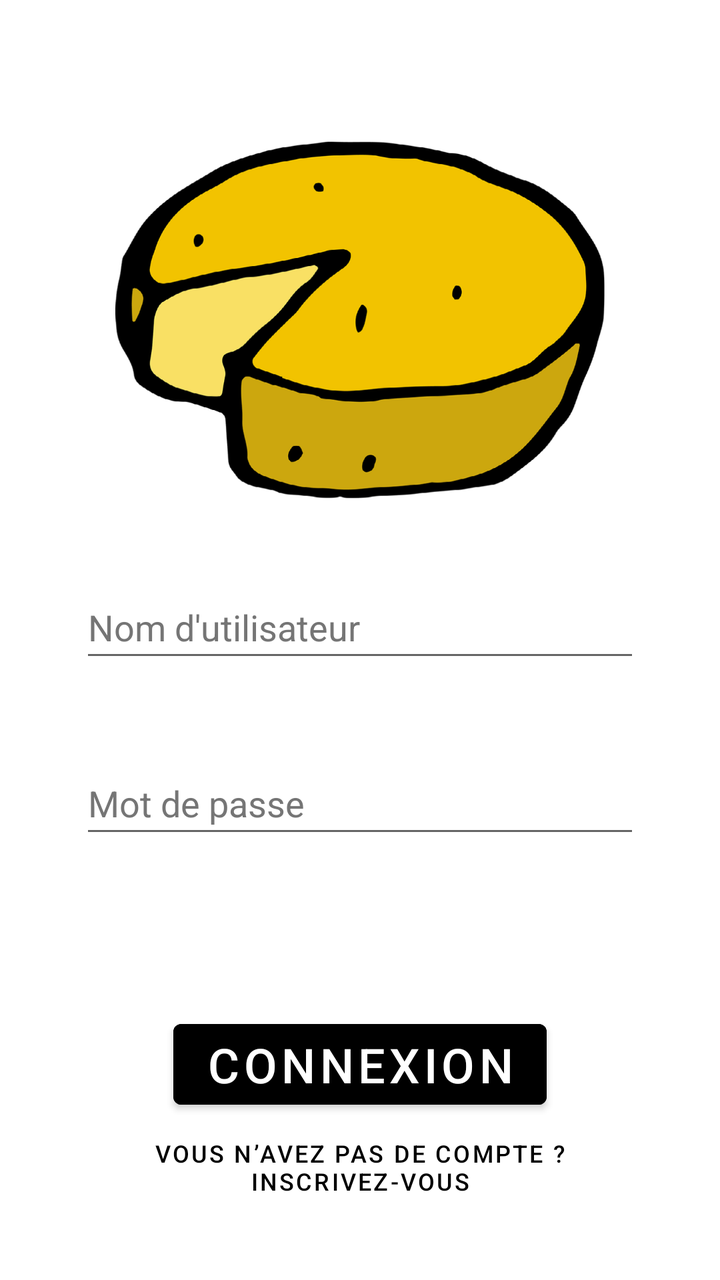
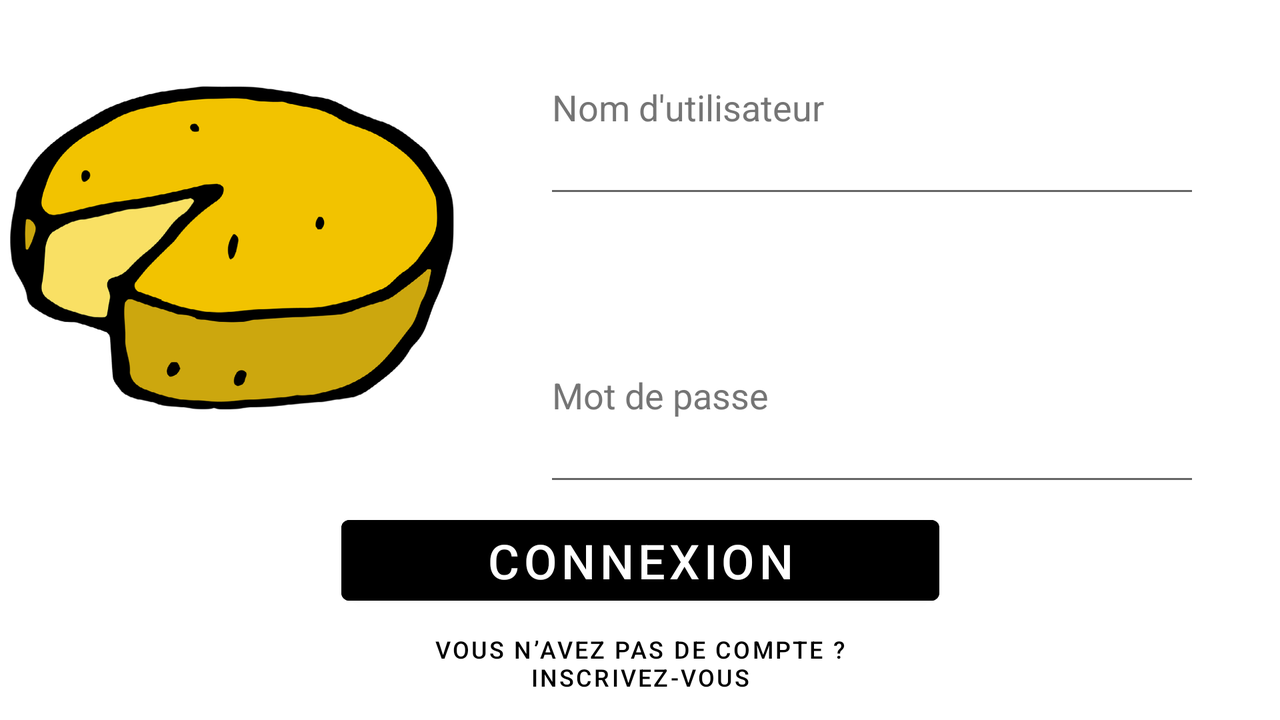

Compare how this app lays out the same screen by default and in its alternative resource folder. The renders come first, then the two layout files and the values they reference.
<!-- AndroidManifest.xml: application theme Theme.TP1mobile -->
<!-- res/layout/activity_connexion.xml -->
<?xml version="1.0" encoding="utf-8"?>
<androidx.constraintlayout.widget.ConstraintLayout xmlns:android="http://schemas.android.com/apk/res/android"
    xmlns:app="http://schemas.android.com/apk/res-auto"
    xmlns:tools="http://schemas.android.com/tools"
    android:layout_width="match_parent"
    android:layout_height="match_parent"
    tools:context=".ConnexionActivity">

    <ImageView
        android:id="@+id/img_logo"
        android:layout_width="0dp"
        android:layout_height="0dp"
        app:layout_constraintBottom_toTopOf="@+id/guideline8"
        app:layout_constraintEnd_toEndOf="parent"
        app:layout_constraintHorizontal_bias="1.0"
        app:layout_constraintStart_toStartOf="parent"
        app:layout_constraintTop_toTopOf="@+id/guideline6"
        app:srcCompat="@drawable/logo_framage"
        tools:src="@drawable/logo_framage"
        tools:srcCompat="@drawable/logo_framage" />

    <androidx.constraintlayout.widget.Guideline
        android:id="@+id/guideline8"
        android:layout_width="wrap_content"
        android:layout_height="wrap_content"
        android:orientation="horizontal"
        app:layout_constraintGuide_percent="0.45" />

    <LinearLayout
        android:id="@+id/linearLayout"
        android:layout_width="0dp"
        android:layout_height="wrap_content"
        android:orientation="vertical"
        android:paddingLeft="40dp"
        android:paddingRight="40dp"
        app:layout_constraintEnd_toEndOf="parent"
        app:layout_constraintStart_toStartOf="parent"
        app:layout_constraintTop_toBottomOf="@+id/img_logo">

        <EditText
            android:id="@+id/login_username"
            android:layout_width="match_parent"
            android:layout_height="wrap_content"
            android:layout_marginBottom="10dp"
            android:layout_weight="1"
            android:ems="10"
            android:hint="@string/login_username_hint"
            android:inputType="textEmailAddress"
            android:minHeight="48dp"
            android:textColorHint="#757575"
            android:importantForAutofill="no" />

        <EditText
            android:id="@+id/login_password"
            android:layout_width="match_parent"
            android:layout_height="wrap_content"
            android:layout_marginTop="30dp"
            android:layout_weight="1"
            android:ems="10"
            android:hint="@string/login_password_hint"
            android:inputType="textPassword"
            android:minHeight="48dp"
            android:textColorHint="#757575"
            android:importantForAutofill="no" />
    </LinearLayout>

    <Button
        android:id="@+id/btn_connexion"
        android:layout_width="wrap_content"
        android:layout_height="wrap_content"
        android:backgroundTint="@color/black"
        android:onClick="onClickConnexion"
        android:text="@string/login_connexion"
        android:textSize="24sp"
        app:layout_constraintBottom_toBottomOf="parent"
        app:layout_constraintEnd_toEndOf="parent"
        app:layout_constraintStart_toStartOf="parent"
        app:layout_constraintTop_toBottomOf="@+id/linearLayout" />

    <androidx.constraintlayout.widget.Guideline
        android:id="@+id/guideline6"
        android:layout_width="wrap_content"
        android:layout_height="wrap_content"
        android:orientation="horizontal"
        app:layout_constraintGuide_percent="0.05" />

    <Button
        android:id="@+id/button"
        android:layout_width="299dp"
        android:layout_height="48dp"
        android:background="#00FFFFFF"
        android:backgroundTint="#00FFFFFF"
        android:onClick="onClickInscription"
        android:text="@string/login_inscription"
        android:textColor="#000000"
        android:textSize="12sp"
        app:layout_constraintEnd_toEndOf="parent"
        app:layout_constraintStart_toStartOf="parent"
        app:layout_constraintTop_toBottomOf="@+id/btn_connexion" />

</androidx.constraintlayout.widget.ConstraintLayout>
<!-- resources referenced by this layout -->
<resources>
  <!-- drawable logo_framage: png bitmap (drawable, 151544 bytes) -->
  <string name="login_connexion">Connexion</string>
  <string name="login_inscription">Vous n’avez pas de compte ? Inscrivez-vous</string>
      // Page d'inscription
  <string name="login_password_hint">Mot de passe</string>
  <string name="login_username_hint">Nom d\'utilisateur</string>
  <style name="Theme.TP1mobile" parent="Theme.MaterialComponents.DayNight.NoActionBar">
          
          <item name="colorPrimary">@color/purple_500</item>
          <item name="colorPrimaryVariant">@color/purple_700</item>
          <item name="colorOnPrimary">@color/white</item>
          
          <item name="colorSecondary">@color/teal_200</item>
          <item name="colorSecondaryVariant">@color/teal_700</item>
          <item name="colorOnSecondary">@color/black</item>
          
          <item name="android:statusBarColor" tools:targetApi="l">?attr/colorPrimaryVariant</item>
          
      </style>
</resources>
<!-- res/layout-land/activity_connexion.xml (the repository's variant of the layout above) -->
<!-- drawn on the phone turned sideways -->
<?xml version="1.0" encoding="utf-8"?>
<androidx.constraintlayout.widget.ConstraintLayout xmlns:android="http://schemas.android.com/apk/res/android"
    xmlns:app="http://schemas.android.com/apk/res-auto"
    xmlns:tools="http://schemas.android.com/tools"
    android:layout_width="match_parent"
    android:layout_height="match_parent"
    tools:context=".Activities.ConnexionActivity"
    tools:ignore="MissingDefaultResource">

    <androidx.constraintlayout.widget.Guideline
        android:id="@+id/guideline11"
        android:layout_width="match_parent"
        android:layout_height="wrap_content"
        android:orientation="vertical"
        app:layout_constraintGuide_begin="235dp" />

    <LinearLayout
        android:id="@+id/linearLayout3"
        android:layout_width="0dp"
        android:layout_height="0dp"
        android:orientation="horizontal"
        app:layout_constraintBottom_toTopOf="@+id/guideline12"
        app:layout_constraintEnd_toEndOf="parent"
        app:layout_constraintStart_toStartOf="parent"
        app:layout_constraintTop_toTopOf="parent">

        <ImageView
            android:id="@+id/img_logo"
            android:layout_width="232dp"
            android:layout_height="match_parent"
            app:srcCompat="@drawable/logo_framage"
            tools:src="@drawable/logo_framage"
            tools:srcCompat="@drawable/logo_framage" />

        <LinearLayout
            android:id="@+id/linearLayout"
            android:layout_width="match_parent"
            android:layout_height="match_parent"
            android:orientation="vertical"
            android:paddingLeft="40dp"
            android:paddingRight="40dp">

            <EditText
                android:id="@+id/login_username"
                android:layout_width="match_parent"
                android:layout_height="wrap_content"
                android:layout_marginBottom="10dp"
                android:layout_weight="1"
                android:ems="10"
                android:hint="@string/login_username_hint"
                android:importantForAutofill="no"
                android:inputType="textEmailAddress"
                android:minHeight="48dp"
                android:textColorHint="#757575" />

            <EditText
                android:id="@+id/login_password"
                android:layout_width="match_parent"
                android:layout_height="wrap_content"
                android:layout_marginTop="30dp"
                android:layout_weight="1"
                android:ems="10"
                android:hint="@string/login_password_hint"
                android:importantForAutofill="no"
                android:inputType="textPassword"
                android:minHeight="48dp"
                android:textColorHint="#757575" />
        </LinearLayout>
    </LinearLayout>

    <androidx.constraintlayout.widget.Guideline
        android:id="@+id/guideline12"
        android:layout_width="wrap_content"
        android:layout_height="wrap_content"
        android:orientation="horizontal"
        app:layout_constraintGuide_begin="248dp" />

    <LinearLayout
        android:layout_width="wrap_content"
        android:layout_height="wrap_content"
        android:orientation="vertical"
        app:layout_constraintBottom_toBottomOf="parent"
        app:layout_constraintEnd_toEndOf="parent"
        app:layout_constraintStart_toStartOf="parent"
        app:layout_constraintTop_toTopOf="@+id/guideline12">

        <Button
            android:id="@+id/btn_connexion"
            android:layout_width="match_parent"
            android:layout_height="wrap_content"
            android:backgroundTint="@color/black"
            android:onClick="onClickConnexion"
            android:text="@string/login_connexion"
            android:textSize="24sp" />

        <Button
            android:id="@+id/button"
            android:layout_width="299dp"
            android:layout_height="48dp"
            android:background="#00FFFFFF"
            android:backgroundTint="#00FFFFFF"
            android:onClick="onClickInscription"
            android:text="@string/login_inscription"
            android:textColor="#000000"
            android:textSize="12sp" />
    </LinearLayout>

</androidx.constraintlayout.widget.ConstraintLayout>
